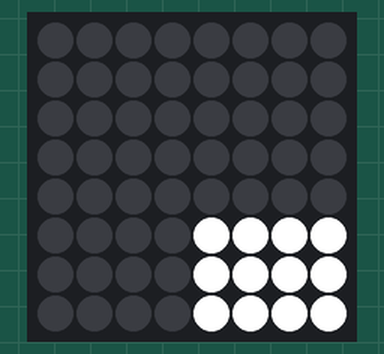
Simulated run of this sketch. Board: Arduino Uno, built with avr-gcc and run on an emulated ATmega328P. Shown: 8×8 RGB LED matrix (first LED top left, wired row by row).

Above: at 0.1 s.

The sketch:

Test_LED_setup_func.ino
```cpp
#include <Adafruit_GFX.h>
#include <Adafruit_NeoMatrix.h>
#include <Adafruit_NeoPixel.h>
#define PIN 2

Adafruit_NeoMatrix matrix = Adafruit_NeoMatrix(8, 8, PIN,
  NEO_MATRIX_TOP     + NEO_MATRIX_RIGHT +
  NEO_MATRIX_COLUMNS + NEO_MATRIX_PROGRESSIVE,
  NEO_GRB            + NEO_KHZ800);

void uc2wait(int period){
  unsigned long time_now = millis();
  while(millis() < time_now + period){
      //wait approx. [period] ms
  };
}

void setup() {
  // put your setup code here, to run once:

  matrix.begin();
  matrix.setBrightness(255);
  matrix.fillRect(4, 5, 5, 6, matrix.Color(255, 255, 255));//matrix.fillScreen(matrix.Color(255,255,255));
  matrix.show();
  //uc2wait(1500);
  //matrix.fillScreen(0);
  //matrix.show();
}

void loop() {
  // put your main code here, to run repeatedly:

}
```
